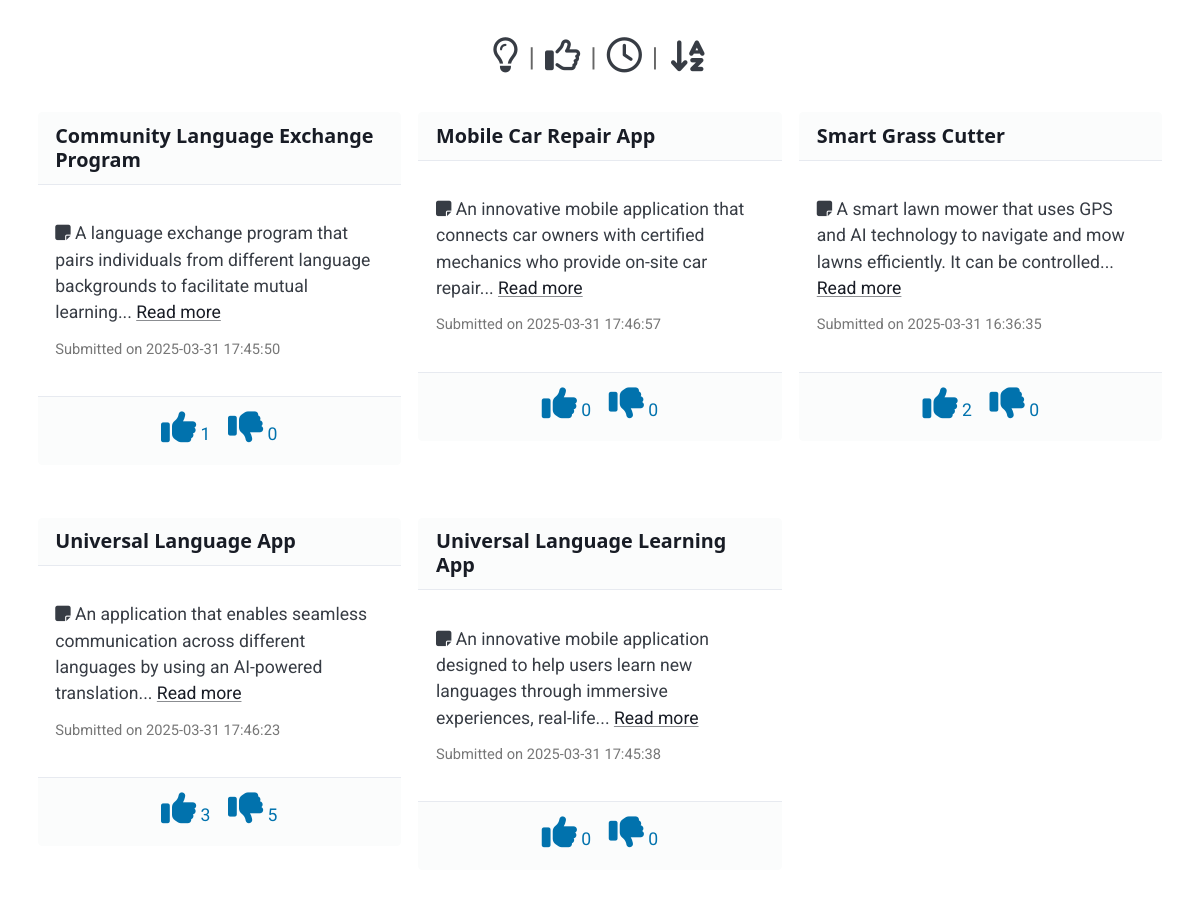
The app's page /ideas?order=alphabetical with its own data.
### model.py (models this page shows, shortened)
class Idea(db.Model):
    id = db.Column(db.Integer, primary_key=True)
    title = db.Column(db.String(200), nullable=False)
    description = db.Column(db.Text, nullable=False)
    impact = db.Column(db.Text, nullable=False)
    attribution = db.Column(db.String(200), nullable=False)
    timestamp = db.Column(db.DateTime, default=lambda: datetime.now(timezone.utc))
    unique_hash = db.Column(db.String(36), unique=True, nullable=False, default=lambda: str(uuid.uuid4()))
    up_votes = db.Column(db.Integer, default=0)
    down_votes = db.Column(db.Integer, default=0)

### app.py (the view)
@app.route('/ideas')
def ideas():
    order = request.args.get('order')
    if order == 'upvotes':
        all_ideas = Idea.query.order_by(Idea.up_votes.desc()).all()
    elif order == 'alphabetical':
        all_ideas = Idea.query.order_by(func.lower(Idea.title).asc()).all()
    else:
        all_ideas = Idea.query.order_by(Idea.timestamp.desc()).all()
    return render_template('ideas.html', ideas=all_ideas)

### templates/ideas.html (shortened to what this page needs)
<!doctype html>
<html lang="en">
<head>
    <link href="https://cdn.jsdelivr.net/npm/@picocss/pico@2/css/pico.min.css" rel="stylesheet">
    <link href="https://cdnjs.cloudflare.com/ajax/libs/font-awesome/6.4.2/css/all.min.css" rel="stylesheet">
</head>
<body>
<main>
    <header style="display: flex; justify-content: center; align-items: center; width: 100%;">
        <nav>
            <a data-placement="bottom" data-tooltip="Home" href="{{ url_for('index') }}">
                <i class="fa-regular fa-lightbulb fa-2x"></i>
            </a>
            <span class="delimiter">|</span>
            <a data-placement="bottom" data-tooltip="Sort by Up Votes" href="{{ url_for('ideas', order='upvotes') }}">
                <i class="fa-regular fa-thumbs-up fa-2x"></i>
            </a>
            <span class="delimiter">|</span>
            <a data-placement="bottom" data-tooltip="Sort by Latest" href="{{ url_for('ideas', order='timestamp') }}">
                <i class="fa-regular fa-clock fa-2x"></i>
            </a>
            <span class="delimiter">|</span>
            <a data-placement="bottom" data-tooltip="Sort Alphabetically"
               href="{{ url_for('ideas', order='alphabetical') }}">
                <i class="fa-solid fa-sort-alpha-down fa-2x"></i>
            </a>
        </nav>
    </header>
    {% if ideas %}
    <div class="ideas-grid">
        {% for idea in ideas %}
        <article class="card" style="max-width: 600px; margin: 1rem auto;">
            <header>
                <h5 style="margin: 0;">
                    <a class="contrast" href="{{ url_for('idea_detail', unique_hash=idea.unique_hash) }}"
                       style="text-decoration: none;">
                        {{ idea.title }}
                    </a>
                </h5>
            </header>
            <section style="padding: 1rem 0;">
                <p style="margin: 0 0 0.5rem 0;">
                    <i class="fas fa-note-sticky" title="Description"></i>
                    {{ idea.description | truncate(120) }}
                    <a class="contrast" href="{{ url_for('idea_detail', unique_hash=idea.unique_hash) }}">
                        Read more
                    </a>
                </p>
                <p style="color: #777; margin: 0;">
                    <small>Submitted on {{ idea.timestamp.strftime('%Y-%m-%d %H:%M:%S') }}</small>
                </p>
            </section>
            <footer style="display: flex; gap: 1rem; justify-content: center; padding-bottom: 1rem;">
                <a data-tooltip="{{ idea.up_votes }} votes" href="#"
                   onclick="voteIdea({{ idea.id }}, 'up', this); return false;" style="text-decoration: none;">
                    <i class="fas fa-thumbs-up fa-2x"></i>
                    <span class="upvote-count">{{ idea.up_votes }}</span>
                </a>
                <a data-tooltip="{{ idea.down_votes }} votes" href="#"
                   onclick="voteIdea({{ idea.id }}, 'down', this); return false;" style="text-decoration: none;">
                    <i class="fas fa-thumbs-down fa-2x"></i>
                    <span class="downvote-count">{{ idea.down_votes }}</span>
                </a>
            </footer>
        </article>
        {% endfor %}
    </div>
    {% else %}
    <p>No ideas submitted yet.</p>
    {% endif %}
</main>
</body>
</html>

### templates/ideas.html (style rules this page uses)
:root { font-size: 1.1rem; font-family: 'Roboto', sans-serif; }
body { padding: 20px; }
.ideas-grid { display: grid; grid-template-columns: repeat(auto-fit, minmax(300px, 1fr)); gap: 1rem; padding: 1rem; }
.card { background: var(--color-background); box-shadow: var(--shadow-elevation-medium); padding: 1rem; border-radius: var(--radius); border: 1px solid var(--color-border); }
.delimiter { margin: 0 10px; color: #666; font-size: 1.5rem; display: inline-block; vertical-align: middle; }
header nav a { text-decoration: none; color: var(--color-primary); }

### records on screen
Idea: title "Community Language Exchange Program", description "A language exchange program that pairs individuals from different language backgrounds to facilitate mutual learning...", timestamp "2025-03-31 17:45:50", up_votes "1", down_votes "0"
Idea: title "Mobile Car Repair App", description "An innovative mobile application that connects car owners with certified mechanics who provide on-site car repair...", timestamp "2025-03-31 17:46:57", up_votes "0", down_votes "0"
Idea: title "Smart Grass Cutter", description "A smart lawn mower that uses GPS and AI technology to navigate and mow lawns efficiently. It can be controlled...", timestamp "2025-03-31 16:36:35", up_votes "2", down_votes "0"
Idea: title "Universal Language App", description "An application that enables seamless communication across different languages by using an AI-powered translation...", timestamp "2025-03-31 17:46:23", up_votes "3", down_votes "5"
Idea: title "Universal Language Learning App", description "An innovative mobile application designed to help users learn new languages through immersive experiences, real-life...", timestamp "2025-03-31 17:45:38", up_votes "0", down_votes "0"
